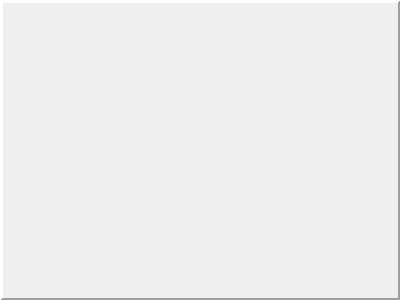
<?xml version="1.0" encoding="UTF-8"?>
<ui version="4.0">
 <class>Dialog</class>
 <widget class="QDialog" name="Dialog">
  <property name="geometry">
   <rect>
    <x>0</x>
    <y>0</y>
    <width>400</width>
    <height>300</height>
   </rect>
  </property>
  <property name="windowTitle">
   <string>Dialog</string>
  </property>
  <widget class="QLabel" name="label">
   <property name="geometry">
    <rect>
     <x>0</x>
     <y>0</y>
     <width>401</width>
     <height>301</height>
    </rect>
   </property>
   <property name="sizePolicy">
    <sizepolicy hsizetype="Maximum" vsizetype="Maximum">
     <horstretch>0</horstretch>
     <verstretch>0</verstretch>
    </sizepolicy>
   </property>
   <property name="frameShape">
    <enum>QFrame::Panel</enum>
   </property>
   <property name="frameShadow">
    <enum>QFrame::Raised</enum>
   </property>
   <property name="lineWidth">
    <number>3</number>
   </property>
   <property name="text">
    <string/>
   </property>
   <property name="alignment">
    <set>Qt::AlignCenter</set>
   </property>
  </widget>
 </widget>
 <resources/>
 <connections/>
</ui>
